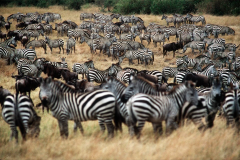
#> input picture optimization-based/image/LR_zebra_test.png, 240 x 160 px
$ python sr_single.py   (older library calls are emulated)
#> lines starting #> are read from the running program, lines starting #| are printed output that depends on the picture
from proximal.utils.utils import *
from proximal.halide.halide import *
from proximal.lin_ops import *
from proximal.prox_fns import *
from proximal.algorithms import *
from skimage.metrics import structural_similarity as ssim_metric
from skimage.metrics import peak_signal_noise_ratio as psnr_metric
import cv2
import numpy as np
import imageio
import time

def get_kernel(gau_N=11, gau_std=1.2):
    '''
    Compute the 2D gaussian kernel

    Inputs:
        gau_N:    gaussian kernel size
        gau_std:  standard deviation of the gaussian kernel
    Outputs:
        kernel:   gaussian kernel with the shape (N, N)
    '''
    # ===== write your kernel here ===== #
    half_window_size = int(gau_N/2)

    x, y = np.mgrid[0:gau_N, 0:gau_N] - half_window_size

    kernel = np.exp(-((-1.5-x)**2 + (-1.5-y)**2)/(2.*gau_std**2))
    kernel = kernel/np.sum(kernel)

    return kernel

def solve(img, kernel, lamb):
    img4x_size = (4*img.shape[0], 4*img.shape[1], img.shape[2])
    img4x = cv2.resize(img, dsize=(img4x_size[1], img4x_size[0]), interpolation=cv2.INTER_CUBIC)
    tstart = time.time()
    x = Variable(img4x_size)
    # formulate problem
    prob = Problem(norm1(subsample(conv(kernel, x, dims=2), (4, 4, 1)) - img) + lamb*group_norm1(grad(x, dims=2), [3]))
    # solve problem
    result = prob.solve(verbose=True, solver='pc', x0=img4x, max_iters=1000)
    img_solved = x.value
    t_int = time.time() - tstart
    print('Elapsed time: {} seconds'.format(t_int))

    return img_solved

def check_ans(img_urs_path, img_ref_path):
    img_urs = imageio.imread(img_urs_path)
    img_ref = imageio.imread(img_ref_path)
    psnr = psnr_metric(img_ref, img_urs)
    print('===> PSNR: {:.4f} dB'.format(psnr))
    ssim = ssim_metric(img_ref, img_urs, multichannel=True)
    print('===> SSIM: {:.4f} dB'.format(ssim))

if __name__ == '__main__':
    # set parameters
    gaussian_N = 11
    gaussian_std = 1.2
    lamb = 1e-2
    # read tset image
    img_test_path = './image/LR_zebra_test.png'
    img_test = imageio.imread(img_test_path)/255.0
    # solve the optimization problem
    gau_kernel = get_kernel(gau_N=gaussian_N, gau_std=gaussian_std)
    gau_rgb = np.repeat(np.expand_dims(gau_kernel, axis=2), repeats=3, axis=2)
    img_solved = solve(img_test, gau_rgb, lamb)
#> in solve, `img4x = cv2.resize(img, dsize=(img4x_size[1], img4x_size[0]), interpol..`:
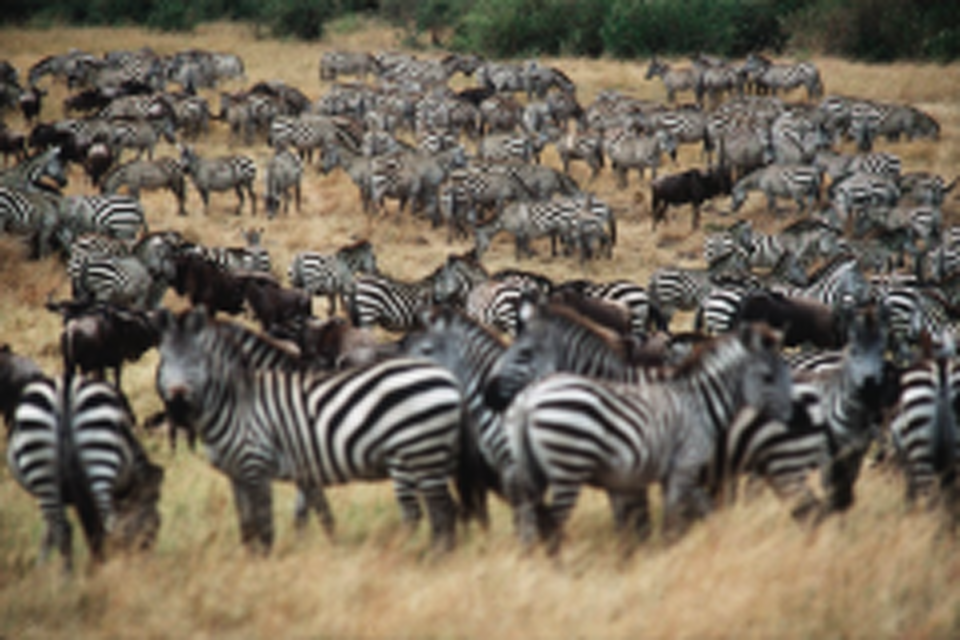
#> img4x: shape (640, 960, 3) float64; mean R, G, B 0.453, 0.409, 0.341; drawn with min black and max white
#> (the run stopped early here; a loop or call above may not have finished)

$ run again, with optimization-based/image/LR_crossing.png copied over optimization-based/image/LR_zebra_test.png
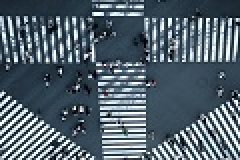
#> input picture optimization-based/image/LR_crossing.png, 120 x 80 px (shown 2 times larger)
#> in solve, `img4x = cv2.resize(img, dsize=(img4x_size[1], img4x_size[0]), interpol..`:
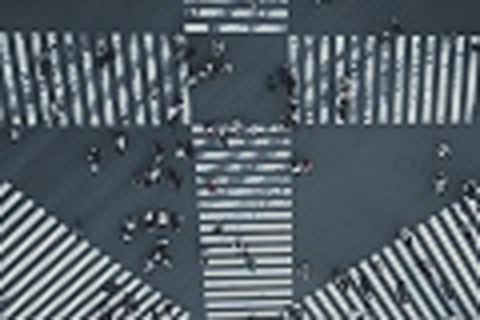
#> img4x: shape (320, 480, 3) float64; mean R, G, B 0.329, 0.389, 0.435; drawn with min black and max white
